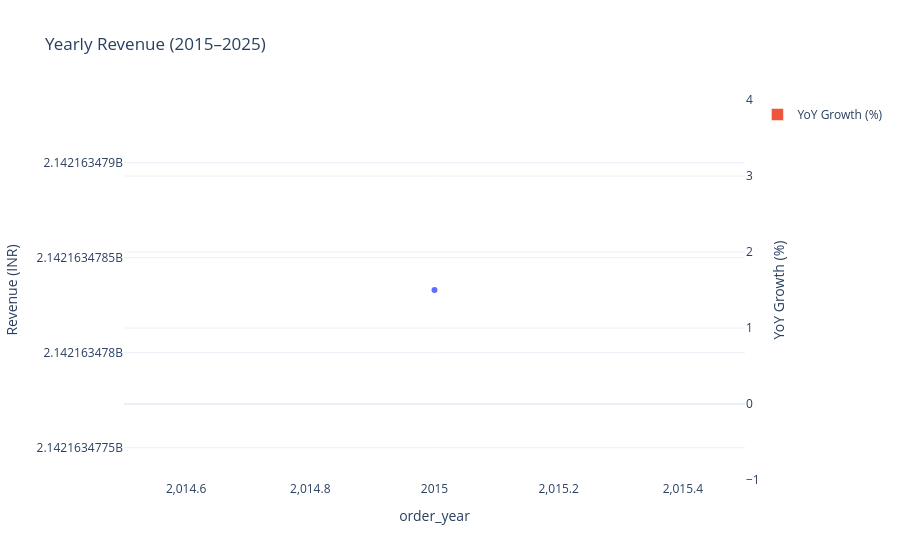

Notebook source saved alongside this figure:
### Code cell
import pandas as pd
import plotly.express as px

yearly = df.groupby('order_year', as_index=False)['final_amount_inr'].sum()
yearly['YoY_pct'] = yearly['final_amount_inr'].pct_change() * 100

fig = px.line(
    yearly,
    x='order_year',
    y='final_amount_inr',
    markers=True,
    title='Yearly Revenue (2015–2025)'
)

fig.add_bar(
    x=yearly['order_year'],
    y=yearly['YoY_pct'],
    yaxis='y2',
    name='YoY Growth (%)'
)

fig.update_layout(
    yaxis=dict(title='Revenue (INR)'),
    yaxis2=dict(
        title='YoY Growth (%)',
        overlaying='y',
        side='right'
    ),
    template='plotly_white',
    hovermode='x unified'
)

fig.show()

### Figure 1 — Plotly figure (JSON) as saved in the notebook; plotly's stock layout.template omitted (floating-point values rounded to 4 significant figures)
{"data": [{"hovertemplate": "order_year=%{x}<br>final_amount_inr=%{y}<extra></extra>", "legendgroup": "", "line": {"color": "#636efa", "dash": "solid"}, "marker": {"symbol": "circle"}, "mode": "lines+markers", "name": "", "orientation": "v", "showlegend": false, "type": "scatter", "x": [2015], "xaxis": "x", "y": [2142000000.0], "yaxis": "y"}, {"name": "YoY Growth (%)", "type": "bar", "x": [2015], "y": [NaN], "yaxis": "y2"}], "layout": {"hovermode": "x unified", "legend": {"tracegroupgap": 0}, "title": {"text": "Yearly Revenue (2015–2025)"}, "xaxis": {"anchor": "y", "domain": [0, 1], "title": {"text": "order_year"}}, "yaxis": {"anchor": "x", "domain": [0, 1], "title": {"text": "Revenue (INR)"}}, "yaxis2": {"overlaying": "y", "side": "right", "title": {"text": "YoY Growth (%)"}}}}
